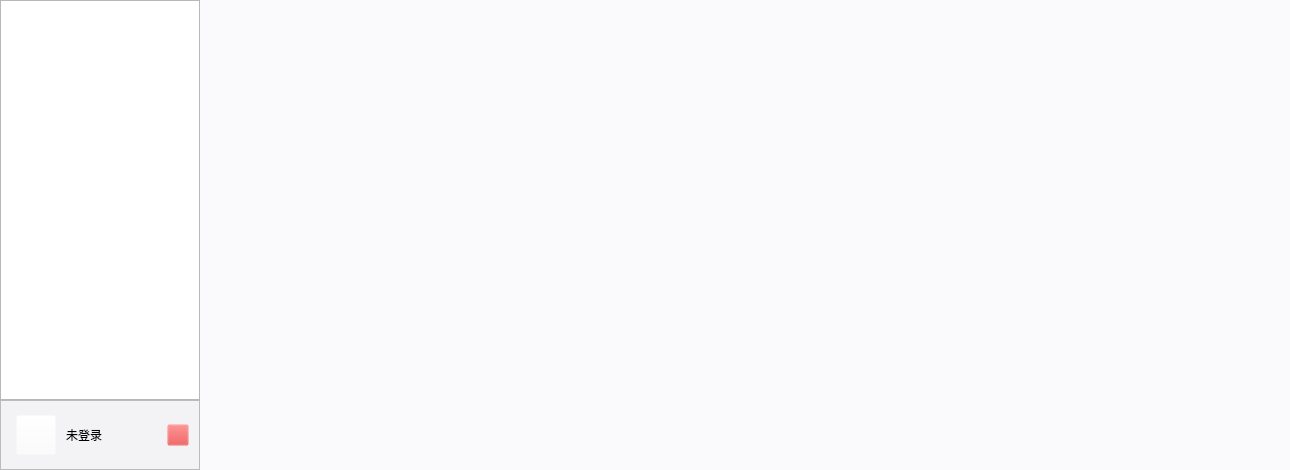
<?xml version="1.0" encoding="UTF-8"?>
<ui version="4.0">
 <class>Main2Window</class>
 <widget class="QMainWindow" name="Main2Window">
  <property name="geometry">
   <rect>
    <x>0</x>
    <y>0</y>
    <width>1290</width>
    <height>470</height>
   </rect>
  </property>
  <property name="font">
   <font>
    <pointsize>10</pointsize>
   </font>
  </property>
  <property name="windowTitle">
   <string>MainWindow</string>
  </property>
  <property name="styleSheet">
   <string notr="true"/>
  </property>
  <widget class="QWidget" name="centralwidget">
   <layout class="QHBoxLayout" name="horizontalLayout">
    <property name="spacing">
     <number>0</number>
    </property>
    <property name="leftMargin">
     <number>0</number>
    </property>
    <property name="topMargin">
     <number>0</number>
    </property>
    <property name="rightMargin">
     <number>0</number>
    </property>
    <property name="bottomMargin">
     <number>0</number>
    </property>
    <item>
     <layout class="QVBoxLayout" name="verticalLayout">
      <property name="spacing">
       <number>0</number>
      </property>
      <item>
       <widget class="NavListView" name="navigation">
        <property name="sizePolicy">
         <sizepolicy hsizetype="Preferred" vsizetype="MinimumExpanding">
          <horstretch>0</horstretch>
          <verstretch>0</verstretch>
         </sizepolicy>
        </property>
        <property name="minimumSize">
         <size>
          <width>200</width>
          <height>0</height>
         </size>
        </property>
        <property name="maximumSize">
         <size>
          <width>200</width>
          <height>16777215</height>
         </size>
        </property>
        <property name="font">
         <font>
          <pointsize>16</pointsize>
         </font>
        </property>
        <property name="autoFillBackground">
         <bool>true</bool>
        </property>
        <property name="styleSheet">
         <string notr="true">NavListView
{
background-color: #F3F3F5;
border:none;
}

QScrollBar:vertical {
	width: 10px;
	background: transparent;
}

QScrollBar::handle:vertical {
	width: 10px;
	min-height: 20px;
	background: #C8C9CC;
	border-radius: 5px;
}
QScrollBar::handle:vertical:hover {
        background: #ADAFB2;
}

QScrollBar::sub-line:vertical {
        height: 0px;
        background: transparent;
}
QScrollBar::add-line:vertical {
        height: 0px;
        background: transparent;
}</string>
        </property>
        <property name="frameShape">
         <enum>QFrame::StyledPanel</enum>
        </property>
        <property name="autoScrollMargin">
         <number>8</number>
        </property>
        <property name="editTriggers">
         <set>QAbstractItemView::DoubleClicked|QAbstractItemView::EditKeyPressed</set>
        </property>
        <property name="tabKeyNavigation">
         <bool>false</bool>
        </property>
        <property name="alternatingRowColors">
         <bool>true</bool>
        </property>
        <property name="layoutMode">
         <enum>QListView::SinglePass</enum>
        </property>
        <property name="items">
         <string>主界面||0|正常|,搜索|主界面|||0xf03e,发现音乐|主界面|||0xf03d,动态|主界面|||0xf108,我的音乐||0||,本地音乐|我的音乐|||0xf0e8,下载管理|我的音乐|||0xf03e,最近播放|我的音乐|||0xf060,我的收藏|我的音乐|||0xf03e</string>
        </property>
        <property name="rightIconVisible">
         <bool>false</bool>
        </property>
        <property name="tipVisible">
         <bool>false</bool>
        </property>
        <property name="tipWidth">
         <number>200</number>
        </property>
        <property name="separateVisible">
         <bool>false</bool>
        </property>
        <property name="separateHeight">
         <number>1</number>
        </property>
        <property name="separateColor">
         <color>
          <red>243</red>
          <green>243</green>
          <blue>245</blue>
         </color>
        </property>
        <property name="lineLeft">
         <bool>true</bool>
        </property>
        <property name="lineVisible">
         <bool>true</bool>
        </property>
        <property name="lineColor">
         <color>
          <red>188</red>
          <green>47</green>
          <blue>45</blue>
         </color>
        </property>
        <property name="triangleLeft">
         <bool>false</bool>
        </property>
        <property name="triangleVisible">
         <bool>false</bool>
        </property>
        <property name="triangleWidth">
         <number>8</number>
        </property>
        <property name="parentIconMargin">
         <number>8</number>
        </property>
        <property name="parentMargin">
         <number>28</number>
        </property>
        <property name="parentFontSize">
         <number>16</number>
        </property>
        <property name="parentHeight">
         <number>50</number>
        </property>
        <property name="parentBgNormalColor">
         <color>
          <red>243</red>
          <green>243</green>
          <blue>245</blue>
         </color>
        </property>
        <property name="parentBgSelectedColor">
         <color>
          <red>243</red>
          <green>243</green>
          <blue>245</blue>
         </color>
        </property>
        <property name="parentBgHoverColor">
         <color>
          <red>243</red>
          <green>243</green>
          <blue>225</blue>
         </color>
        </property>
        <property name="parentTextNormalColor">
         <color>
          <red>153</red>
          <green>153</green>
          <blue>153</blue>
         </color>
        </property>
        <property name="parentTextSelectedColor">
         <color>
          <red>153</red>
          <green>153</green>
          <blue>153</blue>
         </color>
        </property>
        <property name="parentTextHoverColor">
         <color>
          <red>153</red>
          <green>153</green>
          <blue>153</blue>
         </color>
        </property>
        <property name="childIconMargin">
         <number>10</number>
        </property>
        <property name="childMargin">
         <number>40</number>
        </property>
        <property name="childFontSize">
         <number>18</number>
        </property>
        <property name="childHeight">
         <number>50</number>
        </property>
        <property name="childBgNormalColor">
         <color>
          <red>243</red>
          <green>243</green>
          <blue>245</blue>
         </color>
        </property>
        <property name="childBgSelectedColor">
         <color>
          <red>221</red>
          <green>221</green>
          <blue>225</blue>
         </color>
        </property>
        <property name="childBgHoverColor">
         <color>
          <red>221</red>
          <green>221</green>
          <blue>225</blue>
         </color>
        </property>
        <property name="childTextNormalColor">
         <color>
          <red>51</red>
          <green>51</green>
          <blue>51</blue>
         </color>
        </property>
        <property name="childTextSelectedColor">
         <color>
          <red>51</red>
          <green>51</green>
          <blue>51</blue>
         </color>
        </property>
        <property name="childTextHoverColor">
         <color>
          <red>51</red>
          <green>51</green>
          <blue>51</blue>
         </color>
        </property>
       </widget>
      </item>
      <item>
       <widget class="QFrame" name="frame">
        <property name="sizePolicy">
         <sizepolicy hsizetype="Fixed" vsizetype="Preferred">
          <horstretch>0</horstretch>
          <verstretch>0</verstretch>
         </sizepolicy>
        </property>
        <property name="minimumSize">
         <size>
          <width>200</width>
          <height>70</height>
         </size>
        </property>
        <property name="maximumSize">
         <size>
          <width>200</width>
          <height>70</height>
         </size>
        </property>
        <property name="styleSheet">
         <string notr="true">background-color: rgb(243, 243, 245);</string>
        </property>
        <property name="frameShape">
         <enum>QFrame::StyledPanel</enum>
        </property>
        <property name="frameShadow">
         <enum>QFrame::Raised</enum>
        </property>
        <layout class="QHBoxLayout" name="horizontalLayout_2">
         <property name="spacing">
          <number>10</number>
         </property>
         <property name="leftMargin">
          <number>15</number>
         </property>
         <property name="topMargin">
          <number>0</number>
         </property>
         <property name="rightMargin">
          <number>10</number>
         </property>
         <property name="bottomMargin">
          <number>0</number>
         </property>
         <item>
          <widget class="QPushButton" name="avatarButton">
           <property name="minimumSize">
            <size>
             <width>40</width>
             <height>40</height>
            </size>
           </property>
           <property name="maximumSize">
            <size>
             <width>40</width>
             <height>40</height>
            </size>
           </property>
           <property name="styleSheet">
            <string notr="true">background-color: rgba(255, 255, 255, 0);</string>
           </property>
           <property name="text">
            <string/>
           </property>
           <property name="icon">
            <iconset resource="res.qrc">
             <normaloff>:/img/default-avatar</normaloff>:/img/default-avatar</iconset>
           </property>
           <property name="iconSize">
            <size>
             <width>40</width>
             <height>40</height>
            </size>
           </property>
          </widget>
         </item>
         <item>
          <widget class="QLabel" name="nickNameLabel">
           <property name="font">
            <font>
             <family>Microsoft YaHei</family>
            </font>
           </property>
           <property name="text">
            <string>未登录</string>
           </property>
          </widget>
         </item>
         <item>
          <widget class="QPushButton" name="nextButton">
           <property name="minimumSize">
            <size>
             <width>22</width>
             <height>22</height>
            </size>
           </property>
           <property name="maximumSize">
            <size>
             <width>22</width>
             <height>22</height>
            </size>
           </property>
           <property name="styleSheet">
            <string notr="true">QPushButton {background-color: rgba(223, 59, 59, 0);}</string>
           </property>
           <property name="text">
            <string/>
           </property>
           <property name="icon">
            <iconset resource="res.qrc">
             <normaloff>:/icon/setting</normaloff>:/icon/setting</iconset>
           </property>
           <property name="iconSize">
            <size>
             <width>22</width>
             <height>22</height>
            </size>
           </property>
           <property name="autoDefault">
            <bool>false</bool>
           </property>
           <property name="default">
            <bool>false</bool>
           </property>
           <property name="flat">
            <bool>false</bool>
           </property>
          </widget>
         </item>
        </layout>
       </widget>
      </item>
     </layout>
    </item>
    <item>
     <widget class="QStackedWidget" name="stackedWidget">
      <property name="sizePolicy">
       <sizepolicy hsizetype="MinimumExpanding" vsizetype="MinimumExpanding">
        <horstretch>0</horstretch>
        <verstretch>0</verstretch>
       </sizepolicy>
      </property>
      <property name="autoFillBackground">
       <bool>false</bool>
      </property>
      <property name="styleSheet">
       <string notr="true">QStackedWidget{
background-color:#FAFAFC
}</string>
      </property>
      <property name="currentIndex">
       <number>1</number>
      </property>
      <widget class="QWidget" name="page"/>
      <widget class="QWidget" name="page_2"/>
     </widget>
    </item>
   </layout>
  </widget>
 </widget>
 <customwidgets>
  <customwidget>
   <class>NavListView</class>
   <extends>QListView</extends>
   <header>navlistview.h</header>
  </customwidget>
 </customwidgets>
 <resources>
  <include location="res.qrc"/>
 </resources>
 <connections/>
</ui>
